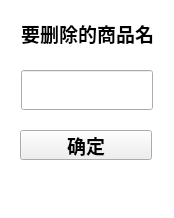
<?xml version="1.0" encoding="UTF-8"?>
<ui version="4.0">
 <class>from3Class</class>
 <widget class="QMainWindow" name="from3Class">
  <property name="geometry">
   <rect>
    <x>0</x>
    <y>0</y>
    <width>174</width>
    <height>218</height>
   </rect>
  </property>
  <property name="windowTitle">
   <string>from3</string>
  </property>
  <widget class="QWidget" name="centralWidget">
   <widget class="QLineEdit" name="lineEdit">
    <property name="geometry">
     <rect>
      <x>21</x>
      <y>70</y>
      <width>132</width>
      <height>40</height>
     </rect>
    </property>
   </widget>
   <widget class="QLabel" name="label">
    <property name="geometry">
     <rect>
      <x>21</x>
      <y>21</y>
      <width>133</width>
      <height>25</height>
     </rect>
    </property>
    <property name="font">
     <font>
      <pointsize>14</pointsize>
      <bold>true</bold>
     </font>
    </property>
    <property name="text">
     <string>要删除的商品名</string>
    </property>
   </widget>
   <widget class="QPushButton" name="pushButton">
    <property name="geometry">
     <rect>
      <x>20</x>
      <y>130</y>
      <width>132</width>
      <height>30</height>
     </rect>
    </property>
    <property name="font">
     <font>
      <pointsize>14</pointsize>
      <bold>true</bold>
     </font>
    </property>
    <property name="text">
     <string>确定</string>
    </property>
   </widget>
   <widget class="QListWidget" name="listWidget">
    <property name="geometry">
     <rect>
      <x>-10</x>
      <y>-30</y>
      <width>441</width>
      <height>301</height>
     </rect>
    </property>
   </widget>
   <zorder>listWidget</zorder>
   <zorder>lineEdit</zorder>
   <zorder>label</zorder>
   <zorder>pushButton</zorder>
  </widget>
 </widget>
 <layoutdefault spacing="6" margin="11"/>
 <resources/>
 <connections/>
</ui>
